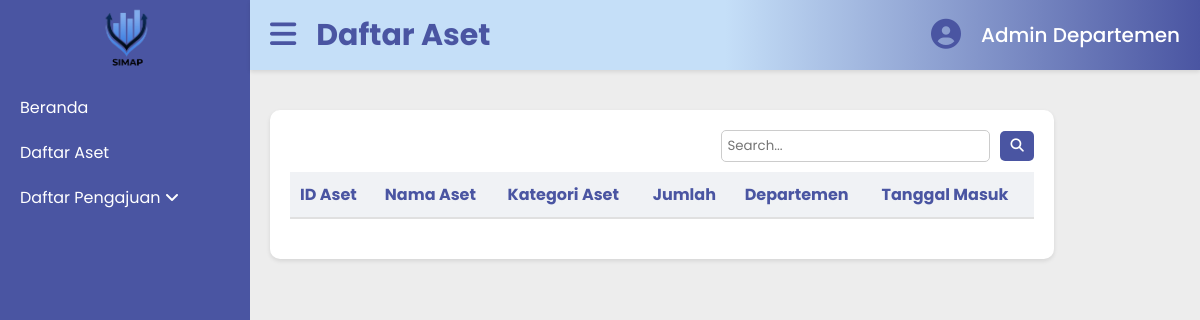
The page /SIMAP-Project/departemen-page/page-daftarAset.php on the database as committed earlier.
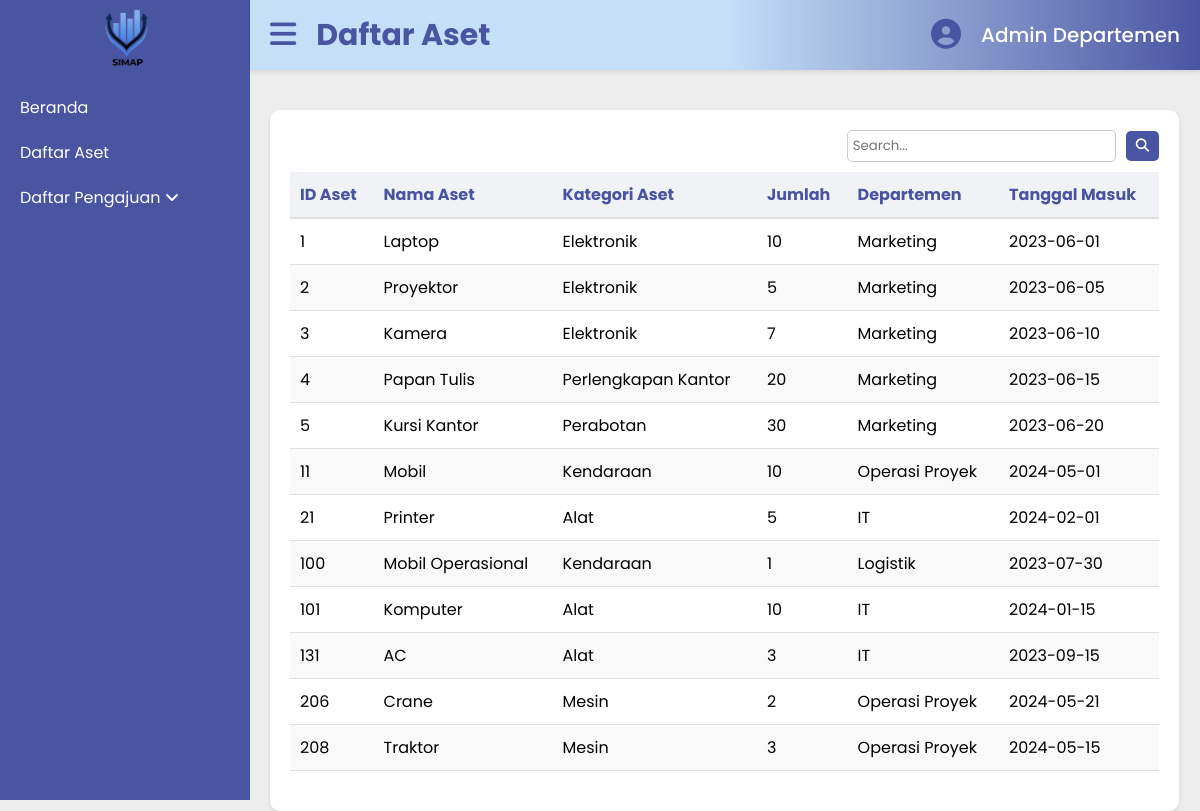
The same page on the database as committed later.
### tables this page shows
CREATE TABLE `aset` (
  `idAset` int(11) NOT NULL,
  `namaAset` varchar(255) NOT NULL,
  `kategoriAset` varchar(255) NOT NULL,
  `jumlah` int(11) NOT NULL,
  `departemen` varchar(255) NOT NULL,
  `tanggalMasuk` date NOT NULL
);

### SIMAP-Project/departemen-page/page-daftarAset.php (the view, shortened to what this page needs)
<?php
include '../php/koneksi.php';
$query_mysql = mysqli_query($mysqli, "SELECT * FROM aset");
?>
<!DOCTYPE html>
<html lang="en">
<head>
    <link rel="stylesheet" href="../departemen-style/style-daftarAset.css">
</head>
<body>
    <div id="page">
        <div class="container">
            <nav class="sidebar">
                <div class="logo">
                    <a href="#"> <img src="../assets/simap.png" class="logo" alt="Logo SIMAP"></a>
                </div>
                <ul>
                    <li><a href="page-berandaDepartemen.php">Beranda</a></li>
                    <li><a href="page-daftarAset.php">Daftar Aset</a></li>
                    <li><a href="#">Daftar Pengajuan <i class="fa-solid fa-angle-down"></i></a>
                    </li>
                </ul>
            </nav>
            <div class="header">
                <div class="menu-bar">
                    <a href="#"><i class="fa-solid fa-bars" style="color: #4a55a2;"></i></a>
                    <h1>Daftar Aset</h1>
                </div>
                <ul>
                    <li class="admin-profile"><a href="../departemen-page/page-profileDepartemen.html">
                        <i class="fa-solid fa-circle-user" style="color: #4a55a2;"></i>
                    </a>
                    </li>
                    <li class="username">
                        <a href="../departemen-page/page-profileDepartemen.html">Admin Departemen</a>
                    </li>
                </ul>
            </div>
            <div class="box">
            <div class="filter-section">
            <input type="text" id="search" placeholder="Search..." onkeyup="search()">
            <button class="btn-search" onclick="search()"><i class="fa-solid fa-magnifying-glass"></i></button>
            </div>
            <table id="daftarAset">
                    <thead>
                        <tr>
                            <th>ID Aset</th>
                            <th>Nama Aset</th>
                            <th>Kategori Aset</th>
                            <th>Jumlah</th>
                            <th>Departemen</th>
                            <th>Tanggal Masuk</th>
                        </tr>
                    </thead>
                    <tbody>
                        <?php while ($data = mysqli_fetch_assoc($query_mysql)) { ?>
                            <tr>
                                <td><?php echo $data['idAset']; ?></td>
                                <td><?php echo $data['namaAset']; ?></td>
                                <td><?php echo $data['kategoriAset']; ?></td>
                                <td><?php echo $data['jumlah']; ?></td>
                                <td><?php echo $data['departemen']; ?></td>
                                <td><?php echo $data['tanggalMasuk']; ?></td>
                            </tr>
                        <?php } ?>
                    </tbody>
                </table>
            </div>
        </div>
    </div>
</body>
</html>

Rows that differ between the two databases and show on the page:
added aset: idAset "1", namaAset "Laptop", kategoriAset "Elektronik", jumlah "10", departemen "Marketing", tanggalMasuk "2023-06-01"
added aset: idAset "2", namaAset "Proyektor", kategoriAset "Elektronik", jumlah "5", departemen "Marketing", tanggalMasuk "2023-06-05"
added aset: idAset "3", namaAset "Kamera", kategoriAset "Elektronik", jumlah "7", departemen "Marketing", tanggalMasuk "2023-06-10"
added aset: idAset "4", namaAset "Papan Tulis", kategoriAset "Perlengkapan Kantor", jumlah "20", departemen "Marketing", tanggalMasuk "2023-06-15"
added aset: idAset "5", namaAset "Kursi Kantor", kategoriAset "Perabotan", jumlah "30", departemen "Marketing", tanggalMasuk "2023-06-20"
added aset: idAset "11", namaAset "Mobil", kategoriAset "Kendaraan", jumlah "10", departemen "Operasi Proyek", tanggalMasuk "2024-05-01"
added aset: idAset "21", namaAset "Printer", kategoriAset "Alat", jumlah "5", departemen "IT", tanggalMasuk "2024-02-01"
added aset: idAset "100", namaAset "Mobil Operasional", kategoriAset "Kendaraan", jumlah "1", departemen "Logistik", tanggalMasuk "2023-07-30"
added aset: idAset "101", namaAset "Komputer", kategoriAset "Alat", jumlah "10", departemen "IT", tanggalMasuk "2024-01-15"
added aset: idAset "131", namaAset "AC", kategoriAset "Alat", jumlah "3", departemen "IT", tanggalMasuk "2023-09-15"
added aset: idAset "206", namaAset "Crane", kategoriAset "Mesin", jumlah "2", departemen "Operasi Proyek", tanggalMasuk "2024-05-21"
added aset: idAset "208", namaAset "Traktor", kategoriAset "Mesin", jumlah "3", departemen "Operasi Proyek", tanggalMasuk "2024-05-15"
